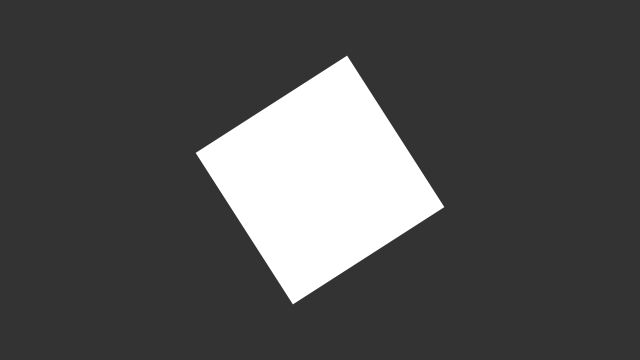
Frame 1 (no input)
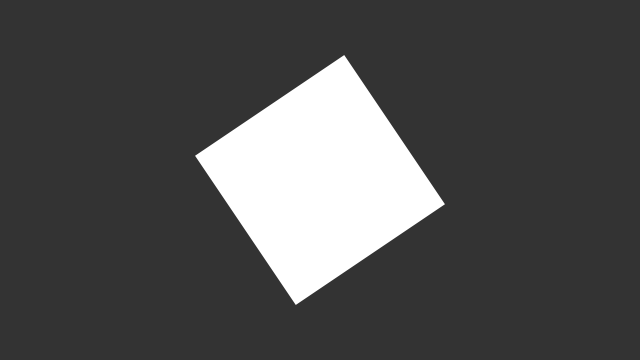
Frame 60 (the mouse pressed at the canvas centre just before this capture)
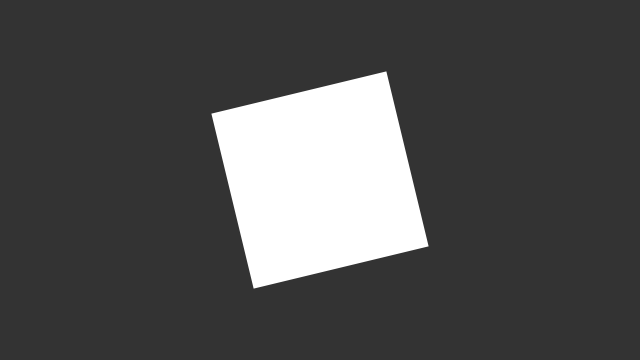
Frame 120 (the mouse held since frame 60 and released just before this capture)

The Processing sketch that drew these frames (run headless with seeded random() and noise(); from frame 60 on, the mouse is pressed at the canvas centre):

// Processing sketch: spin2
// ── spin2.pde
float angle;
float jitter;

void setup() {
  size(640, 360);
  noStroke();
  fill(255);
  rectMode(CENTER);
}

void draw() {
  background(51);

  // during even-numbered seconds (0, 2, 4, 6...)
  if (second() % 2 == 0) {  
    jitter = random(-0.01, 0.01);
  }
  
  angle = angle + 10*jitter;
  float c = cos(angle);
  translate(width/2, height/2);
  rotate(c);
  rect(0, 0, 180, 180);   
}
